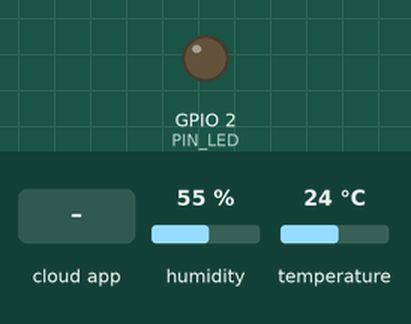
Bench run of a sketch on a simulated ESP32. Shown: output pins drawn as LEDs (lit = HIGH). Inputs (shaded band) come from the test bench; at power-on: humidity 55 %, temperature 24 °C. WiFi joins after 1.5 s; servers stay silent unless stated; what the sketch prints to the serial monitor is not drawn.

Above: at 2.7 s.
2.8 s: the phone or cloud app sets ledLight to 1
At 3.4 s:
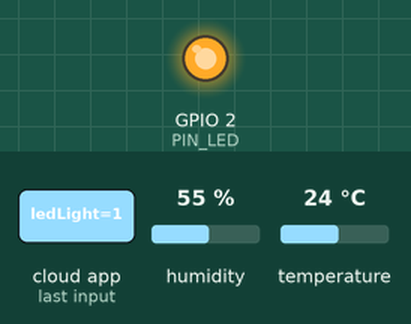
4.5 s: the phone or cloud app sets ledLight to 0
At 5.7 s:
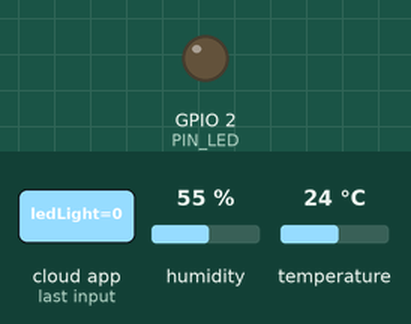
Timing chart, 0 to 7.5 s (numbered marks = the images above; inputs shaded):
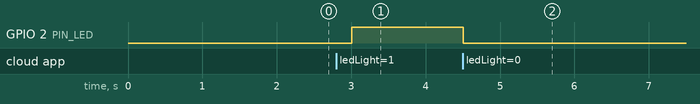

The sketch:

SmartHome_mar25a.ino
```cpp
#include "arduino_secrets.h"
// DHT sensor library - Version: Latest
#include <DHT.h>
#include <DHT_U.h>

#define pin1 13 //ESPECIFICAR PIN
DHT dht1(pin1, DHT11); //INICIALIZAR DHT

#define PIN_LED 02 //ESPECIFICAR PIN LED
/*
  Sketch generated by the Arduino IoT Cloud Thing "SmartHome"
  https://create.arduino.cc/cloud/things/e776ea6d-f560-434f-b426-d64a729bbf0a

  Arduino IoT Cloud Variables description

  The following variables are automatically generated and updated when changes are made to the Thing

  CloudLight ledLight;
  CloudTemperatureSensor temperaturaCuarto;

  Variables which are marked as READ/WRITE in the Cloud Thing will also have functions
  which are called when their values are changed from the Dashboard.
  These functions are generated with the Thing and added at the end of this sketch.
*/

#include "thingProperties.h"

void setup() {
  // Initialize serial and wait for port to open:
  Serial.begin(9600);
  // This delay gives the chance to wait for a Serial Monitor without blocking if none is found
  delay(1500);

  // Defined in thingProperties.h
  initProperties();

  // Connect to Arduino IoT Cloud
  ArduinoCloud.begin(ArduinoIoTPreferredConnection);

  /*
     The following function allows you to obtain more information
     related to the state of network and IoT Cloud connection and errors
     the higher number the more granular information you’ll get.
     The default is 0 (only errors).
     Maximum is 4
  */
  setDebugMessageLevel(2);
  ArduinoCloud.printDebugInfo();

  pinMode(PIN_LED,OUTPUT); //DEFINIR LED COMO OUTPUT

  dht1.begin(); //INICIAR DHT
}

void loop() {
  ArduinoCloud.update();
  // Your code here

  temperaturaCuarto = dht1.readTemperature(); //ASIGNAR LA LECTURA DE LA TEMPERATURA A LA VARIABLE "temp" GENERADA EN THING "SMARTHOME"
  Serial.println(temperaturaCuarto); //IMPRIMIR EN EL MONITOR SERIAL LA TEMPERATURA

  delay(1);

}

/*
  Since LedLight is READ_WRITE variable, onLedLightChange() is
  executed every time a new value is received from IoT Cloud.
*/
void onLedLightChange()  {
  // Add your code here to act upon LedLight change
  digitalWrite(PIN_LED, ledLight); //ASIGNAR EL ESTADO DEL LED A LA VARIABLE "ledLight"
}
```

arduino_secrets.h
```cpp
#define SECRET_SSID ""
#define SECRET_PASS ""
#define SECRET_DEVICE_KEY ""
```

thingProperties.h
```cpp
// Code generated by Arduino IoT Cloud, DO NOT EDIT.

#include <ArduinoIoTCloud.h>
#include <Arduino_ConnectionHandler.h>

const char DEVICE_LOGIN_NAME[]  = "f27d2a9a-2583-404e-83d0-31700d1f445c";

const char SSID[]               = SECRET_SSID;    // Network SSID (name)
const char PASS[]               = SECRET_PASS;    // Network password (use for WPA, or use as key for WEP)
const char DEVICE_KEY[]  = SECRET_DEVICE_KEY;    // Secret device password

void onLedLightChange();

CloudLight ledLight;
CloudTemperatureSensor temperaturaCuarto;

void initProperties(){

  ArduinoCloud.setBoardId(DEVICE_LOGIN_NAME);
  ArduinoCloud.setSecretDeviceKey(DEVICE_KEY);
  ArduinoCloud.addProperty(ledLight, READWRITE, ON_CHANGE, onLedLightChange);
  ArduinoCloud.addProperty(temperaturaCuarto, READ, ON_CHANGE, NULL);

}

WiFiConnectionHandler ArduinoIoTPreferredConnection(SSID, PASS);
```

Measured:
- after the input at 2.8 s, GPIO 2 (PIN_LED): LOW → HIGH after 0.21 s
- after the input at 4.5 s, GPIO 2 (PIN_LED): HIGH → LOW at once
